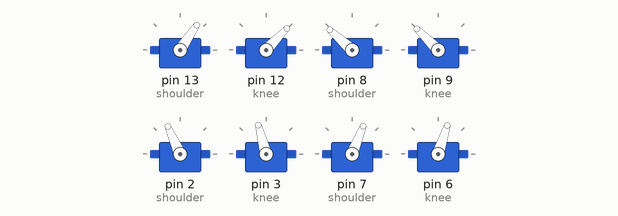
Bench run of a sketch on a simulated Arduino Uno, built with avr-gcc and run on an emulated ATmega328P. Shown: 8 × servo.

Above: at 0.1 s.
At 2.16 s:
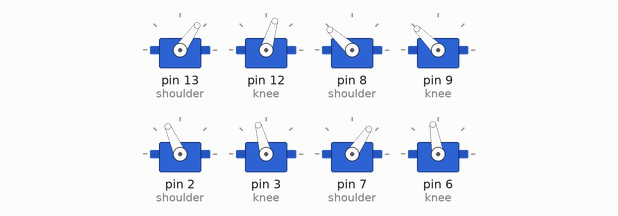
At 6.0 s:
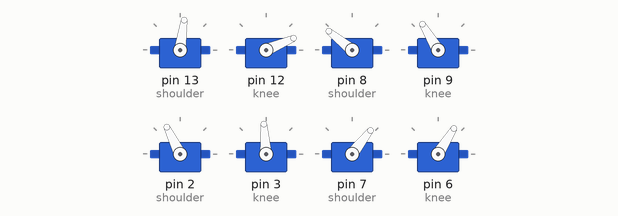
At 10.33 s:
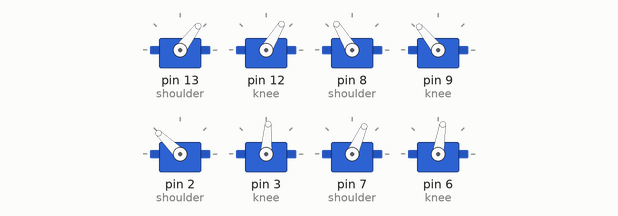
At 18.31 s:
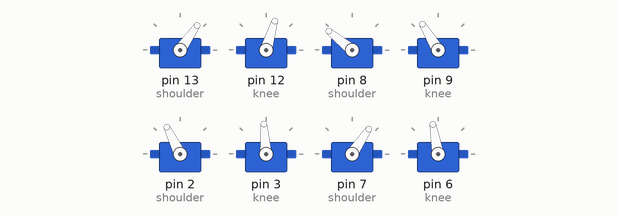
At 33.7 s:
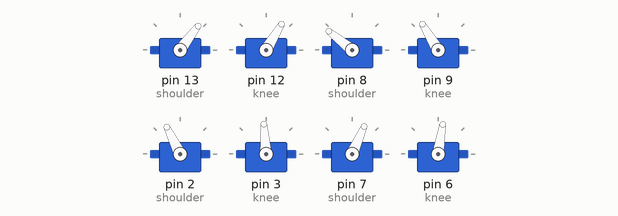
Timing chart, 0 to 40.0 s (numbered marks = the images above):
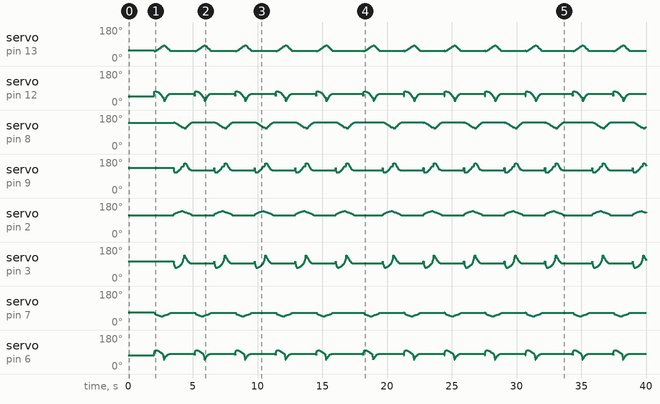

The sketch:

quadruped_trainer.ino
```cpp
// (licence header left out)
#include "quadruped_trainer_logic.h"
#include "quadruped_trainer_hardware.h"
#include "quadruped_trainer_demo.h"

/* create a leg object */
robot_leg_t frontLeft;
robot_leg_t frontRight;
robot_leg_t backLeft;
robot_leg_t backRight;

void initialize_for( int leg_function );

void setup()
{
    /* Serial monitor for debugging */
    Serial.begin(9600);

    /* attach servo motors to gpios */
    frontLeft.shoulder.attach( 13 );
    frontLeft.knee.attach( 12 );

    frontRight.shoulder.attach( 8 );
    frontRight.knee.attach( 9 );

    backLeft.shoulder.attach( 2 );
    backLeft.knee.attach( 3 );

    backRight.shoulder.attach( 7 );
    backRight.knee.attach( 6 );

    /* set legs' data to initial values */
    legs_init( &frontLeft, &frontRight, &backLeft, &backRight );
    delay(2000);
}


void loop()
{
    /* Simulate walking 5 times using inverse kinematics */
    /* Change this to 1 to include this code */

    for( int i = 0; i < 5; i++ )
    {
        walk_pair( &frontLeft, FRONT_LEFT, &backRight, BACK_RIGHT, 75, 5 );
        delay(200);
        walk_pair( &frontRight, FRONT_RIGHT, &backLeft, BACK_LEFT, 82, 5 );
        delay(200);
    }
    delay(500);
}
```

quadruped_trainer_demo.h
```cpp
// (licence header left out)
#ifndef __QUADRUPED_TRAINER_DEMO_H
#define __QUADRUPED_TRAINER_DEMO_H

#include "quadruped_trainer_hardware.h"


/* DEMO MOVEMENT FUNCTION APIs ---------------------------------------------- */


/**
 * @brief    Demo function that loops the leg in z-axis
 * @param    fl: pointer to front left leg
 * @param    fr: pointer to front right leg
 * @param    bl: pointer to front left leg
 * @param    br: pointer to back right leg
 * @param    del: time delay for each iteration
 * @retval   none
 * @note     this function uses hardcoded minimum values of each leg
 */
void z_translation_loop( robot_leg_t* fl, robot_leg_t* fr, robot_leg_t* bl, robot_leg_t* br, int del );


/**
 * @brief    Demo function that loops the leg in x-axis
 * @param    fl: pointer to front left leg
 * @param    fr: pointer to front right leg
 * @param    bl: pointer to front left leg
 * @param    br: pointer to back right leg
 * @param    del: time delay for each iteration
 * @retval   none
 * @note     this function uses hardcoded minimum values of each leg
 */
void x_translation_loop( robot_leg_t* fl, robot_leg_t* fr, robot_leg_t* bl, robot_leg_t* br, int del );


/**
 * @brief    Demo function that simulates stepping of the quadruped creature using
 *           purely inverse kinematics calculation.
 * @param    leg: pointer to a leg
 * @param    leg_location: location of the leg
 * @param    step_len: desired length of each step
 * @param    del: time delay for each iteration
 * @retval   none
 * @note     this function operates only on one leg at a time.
 */
void step( robot_leg_t* leg, location_t leg_location, int step_len, int del );


/**
 * @brief    Demo function that simulates walking of the quadruped creature using
 *           purely inverse kinematics calculation.
 * @param    front: pointer to front leg
 * @param    fl_loc: front leg location
 * @param    back: pointer to back leg
 * @param    bl_loc: back leg location
 * @param    step_len: desired length of each step
 * @param    del: time delay for each iteration
 * @retval   none
 * @note     This function operates on diagonally paired legs. Additionally, this function assumes that both pair of legs
 *           could achieve the same step len, but will still work if not.
 */
void walk_pair( robot_leg_t* front, location_t fl_loc, robot_leg_t* back, location_t bl_loc, int step_len, int del );


#endif /* __QUADRUPED_TRAINER_DEMO_H */
```

quadruped_trainer_demo.ino
```cpp
// (licence header left out)
#include "quadruped_trainer_demo.h"
#include <Arduino.h>


/* DEMO MOVEMENT FUNCTION DEFINITIONS --------------------------------------- */


/**
 * @brief    Demo function that loops the leg in z-axis
 * @param    fl: pointer to front left leg
 * @param    fr: pointer to front right leg
 * @param    bl: pointer to front left leg
 * @param    br: pointer to back right leg
 * @param    del: time delay for each iteration
 * @retval   none
 * @note     this function uses hardcoded minimum values of each leg
 */
void z_translation_loop( robot_leg_t* fl, robot_leg_t* fr, robot_leg_t* bl, robot_leg_t* br, int del )
{
    /* this min and max values will not be reached by all the legs
       it is used so that the legs will appear moving at the same time */
    float max_height = 221.0;
    float min_height = 173.0;

    for(float i = min_height; i <= max_height; i++)
    {
        z_translation( &(*fl).leg_data, i, FRONT_LEFT );
        z_translation( &(*fr).leg_data, i, FRONT_RIGHT );
        z_translation( &(*bl).leg_data, i, BACK_LEFT );
        z_translation( &(*br).leg_data, i, BACK_RIGHT );

        updateLeg( &(*fl), FRONT_LEFT );
        updateLeg( &(*fr), FRONT_RIGHT );
        updateLeg( &(*bl), BACK_LEFT );
        updateLeg( &(*br), BACK_RIGHT );
        delay( del );
    }
    delay( 500 );

    for(float i = max_height; i >= min_height; i--)
    {
        z_translation( &(*fl).leg_data, i, FRONT_LEFT );
        z_translation( &(*fr).leg_data, i, FRONT_RIGHT );
        z_translation( &(*bl).leg_data, i, BACK_LEFT );
        z_translation( &(*br).leg_data, i, BACK_RIGHT );

        updateLeg( &(*fl), FRONT_LEFT );
        updateLeg( &(*fr), FRONT_RIGHT );
        updateLeg( &(*bl), BACK_LEFT );
        updateLeg( &(*br), BACK_RIGHT );
        delay( del );
    }
    delay( 500 );
}


/**
 * @brief    Demo function that loops the leg in x-axis
 * @param    fl: pointer to front left leg
 * @param    fr: pointer to front right leg
 * @param    bl: pointer to front left leg
 * @param    br: pointer to back right leg
 * @param    del: time delay for each iteration
 * @retval   none
 * @note     this function uses hardcoded minimum values of each leg
 */
void x_translation_loop( robot_leg_t* fl, robot_leg_t* fr, robot_leg_t* bl, robot_leg_t* br, int del )
{
    /* this min and max values will not be reached by all the legs
       it is used so that the legs will appear moving at the same time */
    int max_forward  = 82;
    int max_backward = -59;

    updateLeg( &(*fl), FRONT_LEFT );
    updateLeg( &(*fr), FRONT_RIGHT );
    updateLeg( &(*bl), BACK_LEFT );
    updateLeg( &(*br), BACK_RIGHT );


    for( int i = 0; i <= max_forward; i++ )
    {
        x_translation( &(*fl).leg_data, ( i * (-1) ), FRONT_LEFT );
        x_translation( &(*fr).leg_data, ( i * (-1) ), FRONT_RIGHT );
        x_translation( &(*bl).leg_data, i, BACK_LEFT );
        x_translation( &(*br).leg_data, i, BACK_RIGHT );

        updateLeg( &(*fl), FRONT_LEFT );
        updateLeg( &(*fr), FRONT_RIGHT );
        updateLeg( &(*bl), BACK_LEFT );
        updateLeg( &(*br), BACK_RIGHT );
        delay( del );
    }
    delay(500);

    for( int i = max_forward; i >= 0; i-- )
    {
        x_translation( &(*fl).leg_data, ( i * (-1) ), FRONT_LEFT );
        x_translation( &(*fr).leg_data, ( i * (-1) ), FRONT_RIGHT );
        x_translation( &(*bl).leg_data, i, BACK_LEFT );
        x_translation( &(*br).leg_data, i, BACK_RIGHT );

        updateLeg( &(*fl), FRONT_LEFT );
        updateLeg( &(*fr), FRONT_RIGHT );
        updateLeg( &(*bl), BACK_LEFT );
        updateLeg( &(*br), BACK_RIGHT );
        delay( del );
    }
    delay(500);

    for( int i = 0; i >= max_backward - 1; i-- )
    {
        x_translation( &(*fl).leg_data, ( i * (-1) ), FRONT_LEFT );
        x_translation( &(*fr).leg_data, ( i * (-1) ), FRONT_RIGHT );
        x_translation( &(*bl).leg_data, i, BACK_LEFT );
        x_translation( &(*br).leg_data, i, BACK_RIGHT );

        updateLeg( &(*fl), FRONT_LEFT );
        updateLeg( &(*fr), FRONT_RIGHT );
        updateLeg( &(*bl), BACK_LEFT );
        updateLeg( &(*br), BACK_RIGHT );
        delay( del );
    }
    delay(500);

    for( int i = max_backward; i <= 0; i++)
    {
        x_translation( &(*fl).leg_data, ( i * (-1) ), FRONT_LEFT );
        x_translation( &(*fr).leg_data, ( i * (-1) ), FRONT_RIGHT );
        x_translation( &(*bl).leg_data, i, BACK_LEFT );
        x_translation( &(*br).leg_data, i, BACK_RIGHT );

        updateLeg( &(*fl), FRONT_LEFT );
        updateLeg( &(*fr), FRONT_RIGHT );
        updateLeg( &(*bl), BACK_LEFT );
        updateLeg( &(*br), BACK_RIGHT );
        delay( del );
    }
    delay(500);
}


/**
 * @brief    Demo function that simulates stepping of the quadruped creature using
 *           purely inverse kinematics calculation.
 * @param    leg: pointer to a leg
 * @param    leg_location: location of the leg
 * @param    step_len: desired length of each step
 * @param    del: time delay for each iteration
 * @retval   none
 * @note     this function operates only on one leg at a time.
 */
void step( robot_leg_t* leg, location_t leg_location, int step_len, int del )
{
    float z;
    float initial_height;
    int initial_foot_ref;

    switch( leg_location )
    {
        case FRONT_LEFT:
            initial_height = FL_HEIGHT;
            initial_foot_ref = leg->leg_data.foot_ref;
            step_len = step_len * (-1);
            break;

        case FRONT_RIGHT:
            initial_height = FR_HEIGHT;
            initial_foot_ref = leg->leg_data.foot_ref;
            step_len = step_len * (-1);
            break;

        case BACK_LEFT:
            initial_height = BL_HEIGHT;
            initial_foot_ref = leg->leg_data.foot_ref;
            break;

        case BACK_RIGHT:
            initial_height = BR_HEIGHT;
            initial_foot_ref = leg->leg_data.foot_ref;
            break;

        default:
            break;
    }

    /* check the step direction */
    if( step_len < 0 )
    {
        step_len = step_len * (-1);
        /* move foot to desired trajectory */
        for( int i = 0; i < step_len; i++ )
        {
            /* simulate walking following a semi circular path */
            // z = circle_path(step_len, i);

            /* simulate walking following a semi ellipse path */
            z = ellipse_path(step_len, i);

            z_translation( &(*leg).leg_data, ( initial_height - z ), leg_location );
            x_translation( &(*leg).leg_data, ( i * (-1) ), leg_location );
            updateLeg( &(*leg), leg_location );
            delay( del + 2 );
        }

        /* pull back the foot to initial position */
        for( int i = ( step_len * -1 ); i <= 0; i++ )
        {
            x_translation( &(*leg).leg_data, i, leg_location );
            updateLeg( &(*leg), leg_location );
            delay( del );
        }
    }
    else
    {
        /* move foot to desired trajectory */
        for( int i = 0; i <= step_len; i++ )
        {
            /* simulate walking following a semi circular path */
            // z = circle_path(step_len, i);

            /* simulate walking following a semi ellipse path */
            z = ellipse_path(step_len, i);

            z_translation( &(*leg).leg_data, ( initial_height - z ), leg_location );
            x_translation( &(*leg).leg_data, i, leg_location );
            updateLeg( &(*leg), leg_location );
            delay( del + 2 );
        }

        /* pull back the foot to initial position */
        for( int i = step_len; i >= 0; i-- )
        {
            x_translation( &(*leg).leg_data, i, leg_location );
            updateLeg( &(*leg), leg_location );
            delay( del );
        }
    }
}


/**
 * @brief    Demo function that simulates walking of the quadruped creature using
 *           purely inverse kinematics calculation.
 * @param    front: pointer to front leg
 * @param    fl_loc: front leg location
 * @param    back: pointer to back leg
 * @param    bl_loc: back leg location
 * @param    step_len: desired length of each step
 * @param    del: time delay for each iteration
 * @retval   none
 * @note     This function operates on diagonally paired legs. Additionally, this function assumes that both pair of legs
 *           could achieve the same step len, but will still work if not.
 */
void walk_pair( robot_leg_t* front, location_t fl_loc, robot_leg_t* back, location_t bl_loc, int step_len, int del )
{
    float z;
    float fl_initial_height;
    float bl_initial_height;

    switch( fl_loc )
    {
        case FRONT_LEFT:
            fl_initial_height = FL_HEIGHT;
            // fl_step_len = fl_step_len * (-1);
            break;

        case FRONT_RIGHT:
            fl_initial_height = FR_HEIGHT;
            // fl_step_len = fl_step_len * (-1);
            break;

        default:
            break;
    }

    switch( bl_loc )
    {
        case BACK_LEFT:
            bl_initial_height = BL_HEIGHT;
            break;

        case BACK_RIGHT:
            bl_initial_height = BR_HEIGHT;
            break;

        default:
            break;
    }

    /* check step direction */
    if( step_len < 0 )
    {
        step_len = step_len * (-1);
        /* move foot to desired trajectory */
        for( int i = 0; i < step_len; i++ )
        {
            /* simulate walking following a semi circular path */
            // z = circle_path(step_len, i);

            /* simulate walking following a semi ellipse path */
            z = ellipse_path(step_len, i);

            z_translation( &(*back).leg_data, ( bl_initial_height - z ), bl_loc );
            x_translation( &(*back).leg_data, ( i * (-1) ), bl_loc );

            z_translation( &(*front).leg_data, ( fl_initial_height - z ), fl_loc );
            x_translation( &(*front).leg_data, i, fl_loc );

            updateLeg( &(*back), bl_loc );
            updateLeg( &(*front), fl_loc );
            delay( del + 2 );
        }

        /* pull back the foot to initial position */
        for( int i = step_len; i >= 0; i-- )
        {
            x_translation( &(*back).leg_data, ( 0 - i ), bl_loc );
            x_translation( &(*front).leg_data, i, fl_loc );

            updateLeg( &(*back), bl_loc );
            updateLeg( &(*front), fl_loc );
            delay( del );
        }
    }
    else
    {
        /* move foot to desired trajectory */
        for( int i = 0; i < step_len; i++ )
        {
            /* simulate walking following a semi circular path */
            // z = circle_path(step_len, i);

            /* simulate walking following a semi ellipse path */
            z = ellipse_path(step_len, i);

            z_translation( &(*front).leg_data, ( fl_initial_height - z ), fl_loc );
            x_translation( &(*front).leg_data, ( i * (-1) ), fl_loc );

            z_translation( &(*back).leg_data, ( bl_initial_height - z ), bl_loc );
            x_translation( &(*back).leg_data, i, bl_loc );

            updateLeg( &(*front), fl_loc );
            updateLeg( &(*back), bl_loc );
            delay( del + 2 );
        }

        /* pull back the foot to initial position */
        for( int i = step_len; i >= 0; i-- )
        {
            x_translation( &(*front).leg_data, ( 0 - i ), fl_loc );
            x_translation( &(*back).leg_data, i, bl_loc );

            updateLeg( &(*front), fl_loc );
            updateLeg( &(*back), bl_loc );
            delay( del );
        }
    }
}
```

quadruped_trainer_hardware.h
```cpp
// (licence header left out)
#ifndef __QUADRUPED_TRAINER_HARDWARE_H
#define __QUADRUPED_TRAINER_HARDWARE_H

#include <Arduino.h>
#include <Servo.h>
#include "quadruped_trainer_logic.h"


/* TYPEDEFS ----------------------------------------------------------------- */


/**
 * @brief    Structure to create a leg
 * @param    shoulder: servo motor in shoulder joint
 * @param    knee: servo motor in knee joint
 * @param    leg_data: holds the leg data of the leg
 */
typedef struct
{
    Servo shoulder;
    Servo knee;
    current_leg_data_t leg_data;
} robot_leg_t;


/* FUNCTION APIs ------------------------------------------------------------ */

/**
 * @brief    Set legs' data to initial values
 * @param    fl: pointer to front left leg
 * @param    fr: pointer to front right leg
 * @param    bl: pointer to back left leg
 * @param    br: pointer to back right leg
 * @retval   none
 */
void legs_init( robot_leg_t* fl, robot_leg_t* fr, robot_leg_t* bl, robot_leg_t* br );


/**
 * @brief    Update servo motor position based on the newly calculated leg data values
 * @param    leg: pointer to robot_leg_t type to be updated
 * @retval   none
 */
void updateLeg(robot_leg_t* leg, location_t leg_location );


#endif /* __QUADRUPED_TRAINER_HARDWARE_H */
```

Source omitted: druped_trainer_hardware.ino (4410 bytes), quadruped_trainer_logic.h (7329 bytes), uadruped_trainer_logic.ino (14558 bytes)

Measured:
- by itself, servo on pin 8 (shoulder): moves between 110° and 142°, repeating every 16.2 s
